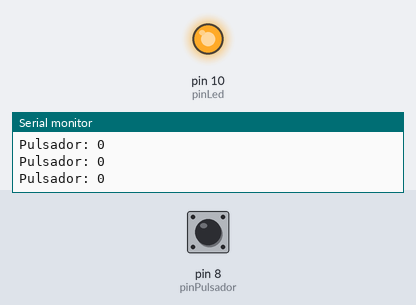
A sketch run on a simulated Arduino Uno, built with avr-gcc and run on an emulated ATmega328P. Parts: output pins drawn as LEDs (lit = HIGH), the last lines printed to the serial monitor. The test bench sets the inputs (shaded band); at power-on: pin 8 (pinPulsador) LOW.

Above: at 5.9 s.
6.0 s: pin 8 (pinPulsador) pulled HIGH for 0.15 s
At 6.18 s:
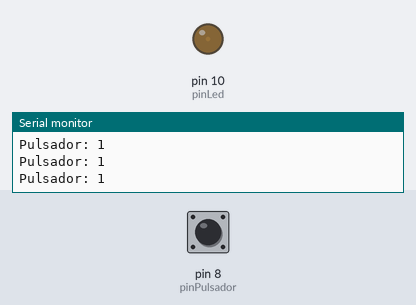
9.1 s: pin 8 (pinPulsador) driven HIGH
At 9.5 s:
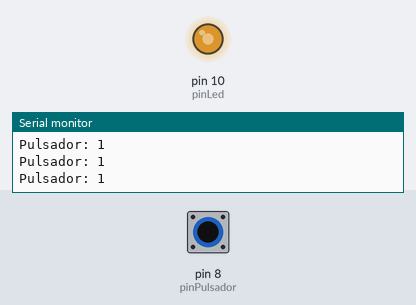
Timing chart, 0 to 18.1 s (numbered marks = the images above; inputs shaded):
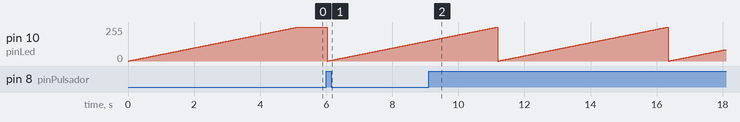

The sketch:

bucle_FOR__con_pulsador_y_led_yeep.ino
```cpp
int pinLed = 10;
int pinPulsador = 8;
boolean estadoPulsador;
int brillo=0;

void setup() {
  // put your setup code here, to run once:
  Serial.begin(9600);
  pinMode(pinLed, OUTPUT);
  pinMode(pinPulsador, INPUT);
}

void loop() {
  // put your main code here, to run repeatedly:
  estadoPulsador = digitalRead(pinPulsador);
  if(estadoPulsador==1){
    brillo=0;
  }
  Serial.print("Pulsador: ");
  Serial.print(estadoPulsador);
  Serial.println();
  for(brillo==0;brillo<=255;brillo++){
    Serial.print("Pulsador: ");
    Serial.print(estadoPulsador);
    Serial.println();
    analogWrite(pinLed, brillo);
    delay(20);
  }
}
```

Measured:
- by itself, pin 10 (pinLed): ramps from 0/255 to 255/255 and jumps back, once every 5.2 s
